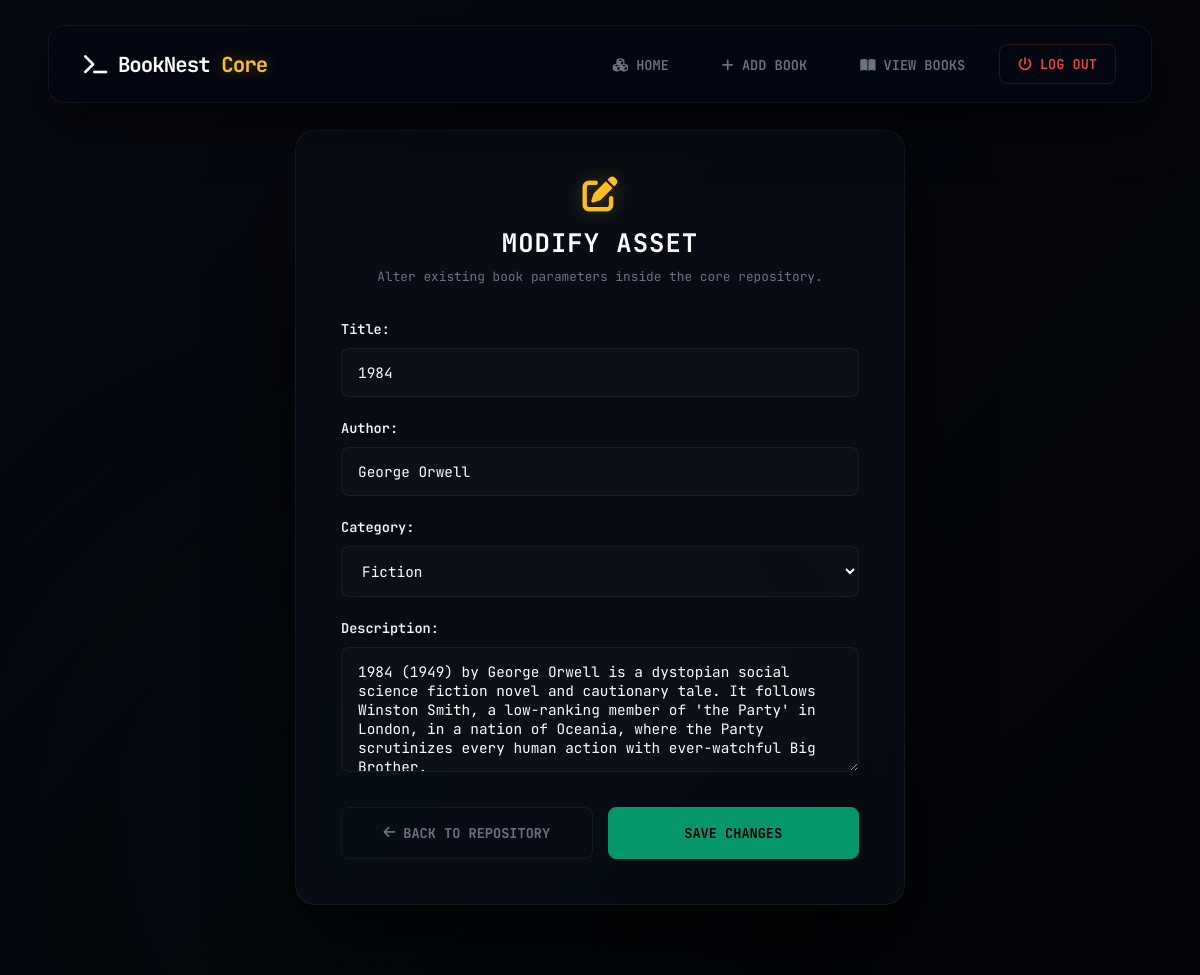
Page /dashboard/edit-book/4/ (signed in) on the earlier database version.
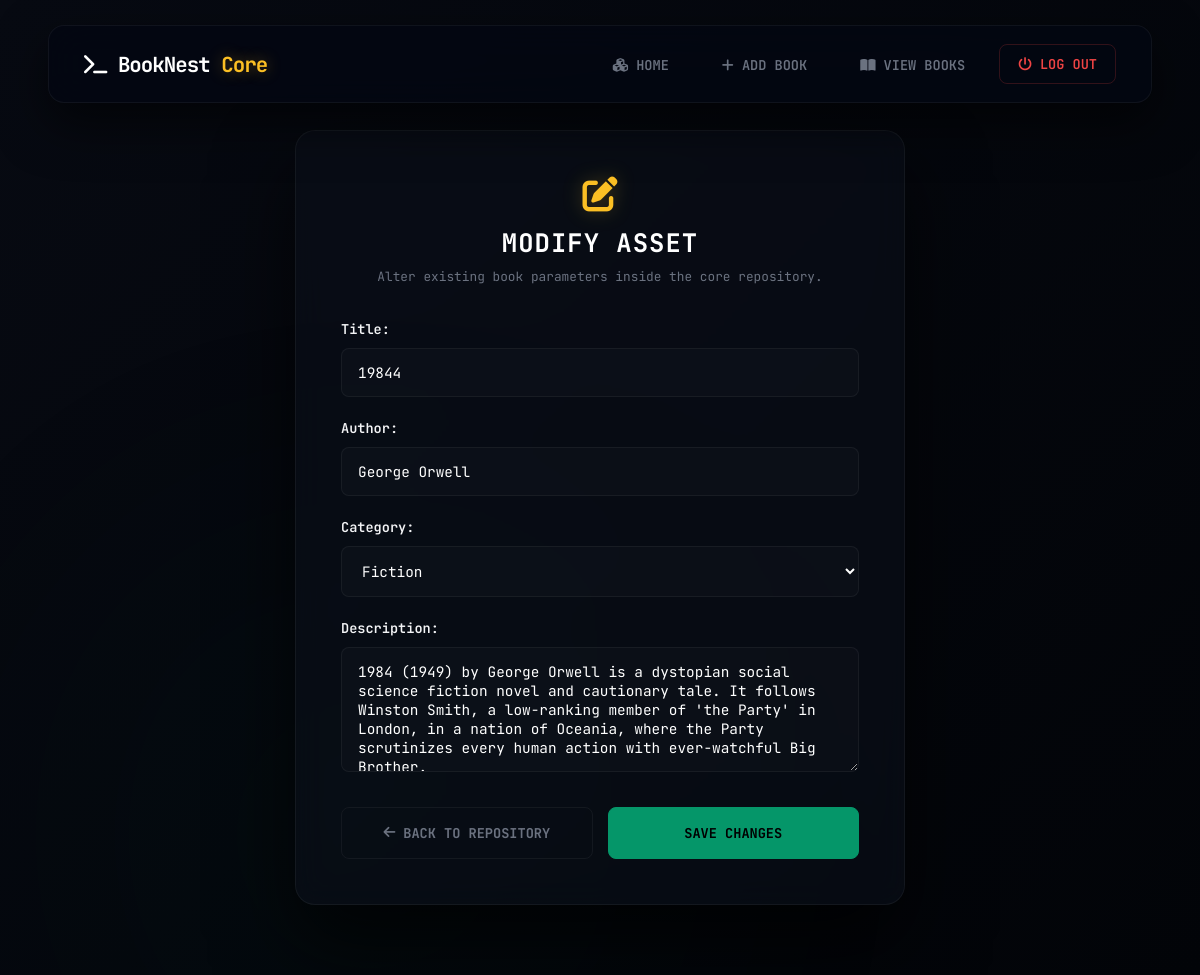
Same page on the later database version.
### booknest_library/models.py (models this page shows, shortened)
class Book(models.Model):
    CATEGORY_CHOICES = [
        ('fiction', 'Fiction'),
        ('non-fiction', 'Non-Fiction'),
        ('science', 'Science'),
        ('history', 'History'),
        ('technology', 'Technology'),
        ('business', 'Business'),
        ('self-help', 'Self-Help'),
        ('children', 'Children'),
    ]
    book_id = models.CharField(max_length=50, unique=True)
    title = models.CharField(max_length=200)
    author = models.CharField(max_length=200)
    category = models.CharField(max_length=20, choices=CATEGORY_CHOICES)
    description = models.TextField(blank=True)
    image = models.ImageField(upload_to='book_images/', blank=True, null=True)
    is_available = models.BooleanField(default=True)
    created_at = models.DateTimeField(auto_now_add=True)
    updated_at = models.DateTimeField(auto_now=True)

### booknest_library/views.py (the view)
# urls.py: path('dashboard/edit-book/<int:book_id>/', views.edit_book, name='edit_book'),
@login_required
def edit_book(request, book_id):
    book = get_object_or_404(Book, id=book_id)
    if request.method == 'POST':
        form = EditBookForm(request.POST, request.FILES, instance=book)
        if form.is_valid():
            form.save()
            messages.success(request, 'Book updated successfully!')
            return redirect('view_books_admin')
    else:
        form = EditBookForm(instance=book)
    return render(request, 'edit_book.html', {'form': form, 'book': book})

### booknest_library/forms.py
class EditBookForm(forms.ModelForm):
    class Meta:
        model = Book
        fields = ['title', 'author', 'category', 'description']
        widgets = {
            'description': forms.Textarea(attrs={'rows': 5, 'cols': 35}),
        }

### templates/edit_book.html (shortened to what this page needs)
{% load static %}
<!DOCTYPE html>
<html lang="en">
<head>
    <link rel="stylesheet" href="https://cdnjs.cloudflare.com/ajax/libs/font-awesome/6.4.0/css/all.min.css">
</head>
<body>
    <div class="animated-bg"></div>
    <nav class="glass-nav">
        <h2 class="logo"><i class="fas fa-terminal"></i> BookNest <span class="brand-accent">Core</span></h2>
        <ul class="nav-menu">
            <li><a class="nav-link" href="{% url 'admin_home' %}"><i class="fas fa-cubes"></i> Home</a></li>
            <li><a class="nav-link" href="{% url 'admin_add_book' %}"><i class="fas fa-plus"></i> Add Book</a></li>
            <li><a class="nav-link" href="{% url 'view_books_admin' %}"><i class="fas fa-book-open"></i> View Books</a></li>
            <li>
                <form method="POST" action="{% url 'logout' %}" style="display: inline;">
                    <button type="submit" class="logout-btn"><i class="fas fa-power-off"></i> Log Out</button>
                </form>
            </li>
        </ul>
    </nav>
    <main class="form-container">
        <div class="form-card">
            <div class="form-header">
                <i class="fas fa-edit form-icon"></i>
                <h2>Modify Asset</h2>
                <p>Alter existing book parameters inside the core repository.</p>
            </div>
            <form method="POST" enctype="multipart/form-data" class="cyber-form">
                <div class="django-fields-wrapper">
                    {{ form.as_p }}
                </div>
                <div class="form-actions">
                    <a href="{% url 'view_books_admin' %}" class="btn-back">
                        <i class="fas fa-arrow-left"></i> Back to Repository
                    </a>
                    <button type="submit" class="btn-submit">Save Changes</button>
                </div>
            </form>
        </div>
    </main>
</body>
</html>

Differences in the rows shown:
changed Book "George Orwell": title "1984" → "19844"
